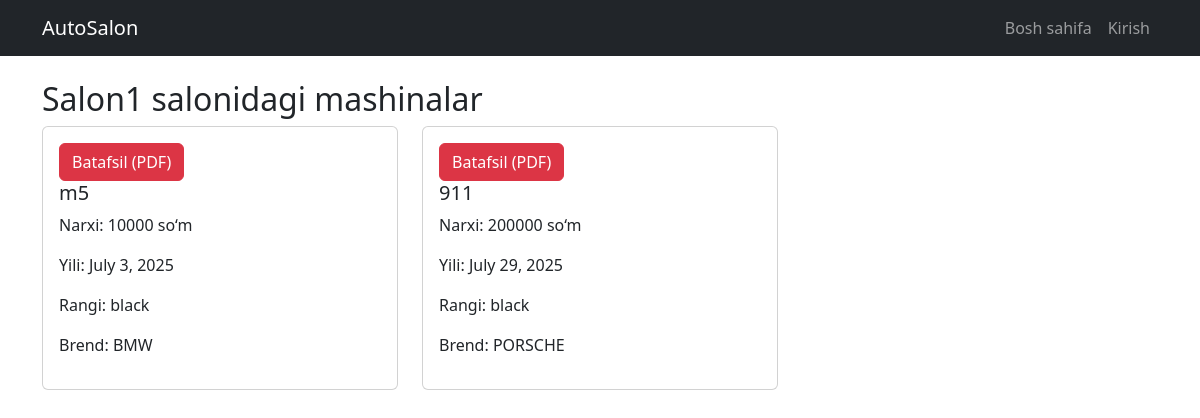
The page /salon/1/cars/ on the database its author committed.
### configapp/models.py (models this page shows, shortened)
class Autosalon(models.Model):
    title = models.CharField(max_length=255)
    context = models.TextField()
    email = models.EmailField(max_length=255)
    phone = models.CharField(max_length=255)
    adress = models.CharField(max_length=255)
    image = models.ImageField(upload_to='photos/%Y/%m/%d')

class Car(models.Model):
    model = models.CharField(max_length=100)
    price = models.IntegerField()
    year = models.DateField()
    color = models.CharField(max_length=100)
    brand = models.ForeignKey(Brand, on_delete=models.CASCADE)
    salon = models.ForeignKey(Autosalon, on_delete=models.CASCADE)

class Brand(models.Model):
    title = models.CharField(max_length=100)
    created_ad = models.DateTimeField(auto_now_add=True)
    updated_ad = models.DateTimeField(auto_now=True)
    context = models.TextField()

### configapp/views.py (the view)
# urls.py: path('salon/<int:pk>/cars/', views.autosalon_cars, name='autosalon_cars'),
def autosalon_cars(request, pk):
    salon = get_object_or_404(Autosalon, pk=pk)
    cars = Car.objects.filter(salon=salon)
    return render(request, 'autosalon_cars.html', {'salon': salon, 'cars': cars})

### configapp/templates/autosalon_cars.html (shortened to what this page needs)
{% extends 'base.html' %}
{% block content %}
<h2>{{ salon.title }} salonidagi mashinalar</h2>
{% if cars %}
    <div class="row">
        {% for car in cars %}
        <div class="col-md-4 mb-4">
            <div class="card">
                <div class="card-body">
                   <a href="{% url 'detail_car' car.id %}" class="btn btn-danger">Batafsil (PDF)</a>
                    <h5>{{ car.model }}</h5>
                    <p>Narxi: {{ car.price }} so‘m</p>
                    <p>Yili: {{ car.year }}</p>
                    <p>Rangi: {{ car.color }}</p>
                    <p>Brend: {{ car.brand.title }}</p>
                </div>
            </div>
        </div>
        {% endfor %}
    </div>
{% else %}
    <p>Bu salon hozircha hech qanday mashinaga ega emas.</p>
{% endif %}
{% endblock %}

### rows shown on the page
Autosalon: title "Salon1"
Car: model "m5", price "10000", year "July 3, 2025", color "black", brand "BMW"
Car: model "911", price "200000", year "July 29, 2025", color "black", brand "PORSCHE"
